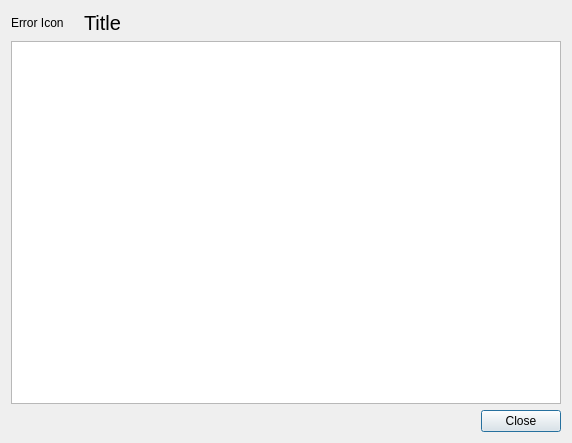
<?xml version="1.0" encoding="UTF-8"?>
<ui version="4.0">
 <class>ErrorDialog</class>
 <widget class="QDialog" name="ErrorDialog">
  <property name="geometry">
   <rect>
    <x>0</x>
    <y>0</y>
    <width>572</width>
    <height>443</height>
   </rect>
  </property>
  <property name="windowTitle">
   <string>Toolkit Error</string>
  </property>
  <property name="modal">
   <bool>true</bool>
  </property>
  <layout class="QVBoxLayout" name="verticalLayout">
   <item>
    <layout class="QHBoxLayout" name="horizontalLayout" stretch="0,1">
     <property name="spacing">
      <number>20</number>
     </property>
     <item>
      <widget class="QLabel" name="icon">
       <property name="text">
        <string>Error Icon</string>
       </property>
      </widget>
     </item>
     <item>
      <widget class="QLabel" name="title">
       <property name="styleSheet">
        <string notr="true">font-size: 20px;</string>
       </property>
       <property name="text">
        <string>Title</string>
       </property>
       <property name="wordWrap">
        <bool>true</bool>
       </property>
       <property name="textInteractionFlags">
        <set>Qt::LinksAccessibleByMouse|Qt::TextSelectableByMouse</set>
       </property>
      </widget>
     </item>
    </layout>
   </item>
   <item>
    <widget class="QTextEdit" name="message">
     <property name="undoRedoEnabled">
      <bool>false</bool>
     </property>
     <property name="lineWrapMode">
      <enum>QTextEdit::NoWrap</enum>
     </property>
     <property name="readOnly">
      <bool>true</bool>
     </property>
     <property name="textInteractionFlags">
      <set>Qt::LinksAccessibleByMouse|Qt::TextSelectableByMouse</set>
     </property>
    </widget>
   </item>
   <item>
    <widget class="QDialogButtonBox" name="buttonBox">
     <property name="orientation">
      <enum>Qt::Horizontal</enum>
     </property>
     <property name="standardButtons">
      <set>QDialogButtonBox::Close</set>
     </property>
    </widget>
   </item>
  </layout>
 </widget>
 <resources/>
 <connections>
  <connection>
   <sender>buttonBox</sender>
   <signal>accepted()</signal>
   <receiver>ErrorDialog</receiver>
   <slot>accept()</slot>
   <hints>
    <hint type="sourcelabel">
     <x>248</x>
     <y>254</y>
    </hint>
    <hint type="destinationlabel">
     <x>157</x>
     <y>274</y>
    </hint>
   </hints>
  </connection>
  <connection>
   <sender>buttonBox</sender>
   <signal>rejected()</signal>
   <receiver>ErrorDialog</receiver>
   <slot>reject()</slot>
   <hints>
    <hint type="sourcelabel">
     <x>316</x>
     <y>260</y>
    </hint>
    <hint type="destinationlabel">
     <x>286</x>
     <y>274</y>
    </hint>
   </hints>
  </connection>
 </connections>
</ui>
